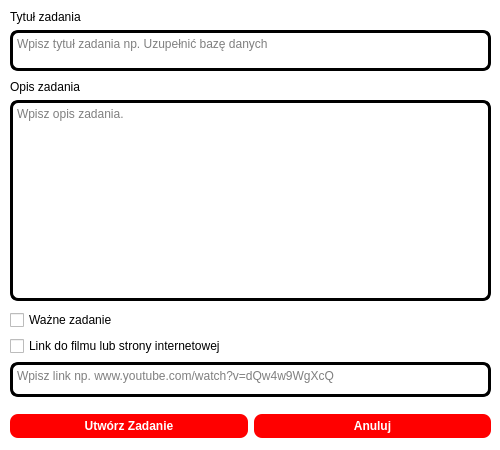
<?xml version="1.0" encoding="UTF-8"?>
<ui version="4.0">
 <class>CreateTask</class>
 <widget class="QDialog" name="CreateTask">
  <property name="geometry">
   <rect>
    <x>0</x>
    <y>0</y>
    <width>500</width>
    <height>450</height>
   </rect>
  </property>
  <property name="windowTitle">
   <string>Dialog</string>
  </property>
  <property name="styleSheet">
   <string notr="true">#CreateTask{
background-color: white;
}</string>
  </property>
  <widget class="QWidget" name="verticalLayoutWidget_6">
   <property name="geometry">
    <rect>
     <x>10</x>
     <y>10</y>
     <width>481</width>
     <height>61</height>
    </rect>
   </property>
   <layout class="QVBoxLayout" name="verticalLayout_6">
    <item>
     <widget class="QLabel" name="tasktitle">
      <property name="text">
       <string>Tytuł zadania</string>
      </property>
     </widget>
    </item>
    <item>
     <widget class="QTextEdit" name="tasktitlevalue">
      <property name="styleSheet">
       <string notr="true">#tasktitlevalue{
background-color: white;
background-repeat: none;
color: black;
border: 3px solid black;
border-top-right-radius: 8px;
border-top-left-radius: 8px;
border-bottom-right-radius: 8px;
border-bottom-left-radius: 8px;
}</string>
      </property>
      <property name="placeholderText">
       <string>Wpisz tytuł zadania np. Uzupełnić bazę danych</string>
      </property>
     </widget>
    </item>
   </layout>
  </widget>
  <widget class="QWidget" name="verticalLayoutWidget_4">
   <property name="geometry">
    <rect>
     <x>10</x>
     <y>336</y>
     <width>481</width>
     <height>61</height>
    </rect>
   </property>
   <layout class="QVBoxLayout" name="verticalLayout_4">
    <item>
     <widget class="QCheckBox" name="tasklinkcheck">
      <property name="text">
       <string>Link do filmu lub strony internetowej</string>
      </property>
     </widget>
    </item>
    <item>
     <widget class="QTextEdit" name="tasklinkvalue">
      <property name="styleSheet">
       <string notr="true">#tasklinkvalue{
background-color: white;
background-repeat: none;
color: black;
border: 3px solid black;
border-top-right-radius: 8px;
border-top-left-radius: 8px;
border-bottom-right-radius: 8px;
border-bottom-left-radius: 8px;
}</string>
      </property>
      <property name="placeholderText">
       <string>Wpisz link np. www.youtube.com/watch?v=dQw4w9WgXcQ</string>
      </property>
     </widget>
    </item>
   </layout>
  </widget>
  <widget class="QWidget" name="horizontalLayoutWidget">
   <property name="geometry">
    <rect>
     <x>10</x>
     <y>410</y>
     <width>481</width>
     <height>32</height>
    </rect>
   </property>
   <layout class="QHBoxLayout" name="horizontalLayout">
    <item>
     <widget class="QPushButton" name="createtask">
      <property name="font">
       <font>
        <pointsize>9</pointsize>
        <weight>75</weight>
        <bold>true</bold>
       </font>
      </property>
      <property name="cursor">
       <cursorShape>PointingHandCursor</cursorShape>
      </property>
      <property name="styleSheet">
       <string notr="true">#createtask{
background-color: rgba(255,0,0,1);
background-repeat: none;
color: white;
padding-top: 5px;
padding-bottom: 5px;
border-top-right-radius: 8px;
border-top-left-radius: 8px;
border-bottom-right-radius: 8px;
border-bottom-left-radius: 8px;
}
#createtask:hover{
background-color: rgba(0, 0, 0, 1);
color: white;
}</string>
      </property>
      <property name="text">
       <string>Utwórz Zadanie</string>
      </property>
     </widget>
    </item>
    <item>
     <widget class="QPushButton" name="cancel">
      <property name="font">
       <font>
        <pointsize>9</pointsize>
        <weight>75</weight>
        <bold>true</bold>
       </font>
      </property>
      <property name="cursor">
       <cursorShape>PointingHandCursor</cursorShape>
      </property>
      <property name="styleSheet">
       <string notr="true">#cancel{
background-color: rgba(255,0,0,1);
background-repeat: none;
color: white;
padding-top: 5px;
padding-bottom: 5px;
border-top-right-radius: 8px;
border-top-left-radius: 8px;
border-bottom-right-radius: 8px;
border-bottom-left-radius: 8px;
}
#cancel:hover{
background-color: rgba(0, 0, 0, 1);
color: white;
}</string>
      </property>
      <property name="text">
       <string>Anuluj</string>
      </property>
     </widget>
    </item>
   </layout>
  </widget>
  <widget class="QWidget" name="verticalLayoutWidget_3">
   <property name="geometry">
    <rect>
     <x>10</x>
     <y>310</y>
     <width>481</width>
     <height>21</height>
    </rect>
   </property>
   <layout class="QVBoxLayout" name="verticalLayout_3">
    <item>
     <widget class="QCheckBox" name="taskimportantcheck">
      <property name="text">
       <string>Ważne zadanie</string>
      </property>
     </widget>
    </item>
   </layout>
  </widget>
  <widget class="QWidget" name="verticalLayoutWidget_5">
   <property name="geometry">
    <rect>
     <x>10</x>
     <y>80</y>
     <width>481</width>
     <height>221</height>
    </rect>
   </property>
   <layout class="QVBoxLayout" name="verticalLayout_5">
    <item>
     <widget class="QLabel" name="taskdescription">
      <property name="text">
       <string>Opis zadania</string>
      </property>
     </widget>
    </item>
    <item>
     <widget class="QTextEdit" name="taskdescriptionvalue">
      <property name="styleSheet">
       <string notr="true">#taskdescriptionvalue{
background-color: white;
background-repeat: none;
color: black;
border: 3px solid black;
border-top-right-radius: 8px;
border-top-left-radius: 8px;
border-bottom-right-radius: 8px;
border-bottom-left-radius: 8px;
}</string>
      </property>
      <property name="placeholderText">
       <string>Wpisz opis zadania.</string>
      </property>
     </widget>
    </item>
   </layout>
  </widget>
 </widget>
 <resources/>
 <connections/>
</ui>
